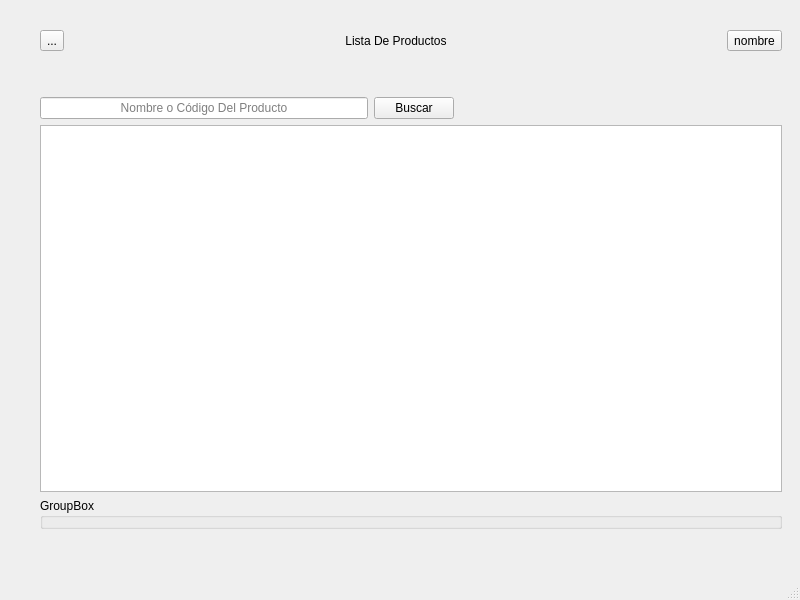
<?xml version="1.0" encoding="UTF-8"?>
<ui version="4.0">
 <class>Inventario</class>
 <widget class="QMainWindow" name="Inventario">
  <property name="geometry">
   <rect>
    <x>0</x>
    <y>0</y>
    <width>800</width>
    <height>600</height>
   </rect>
  </property>
  <property name="windowTitle">
   <string>MainWindow</string>
  </property>
  <widget class="QWidget" name="centralwidget">
   <widget class="QWidget" name="gridLayoutWidget_2">
    <property name="geometry">
     <rect>
      <x>20</x>
      <y>10</y>
      <width>782</width>
      <height>539</height>
     </rect>
    </property>
    <layout class="QGridLayout" name="gridLayout_2">
     <property name="leftMargin">
      <number>20</number>
     </property>
     <property name="topMargin">
      <number>20</number>
     </property>
     <property name="rightMargin">
      <number>20</number>
     </property>
     <property name="bottomMargin">
      <number>20</number>
     </property>
     <item row="1" column="0">
      <widget class="QTableWidget" name="Datos_Clientes">
       <property name="editTriggers">
        <set>QAbstractItemView::EditTrigger::NoEditTriggers</set>
       </property>
       <property name="selectionMode">
        <enum>QAbstractItemView::SelectionMode::SingleSelection</enum>
       </property>
       <property name="selectionBehavior">
        <enum>QAbstractItemView::SelectionBehavior::SelectRows</enum>
       </property>
      </widget>
     </item>
     <item row="0" column="0">
      <layout class="QGridLayout" name="Barra_Superior">
       <item row="3" column="0">
        <layout class="QHBoxLayout" name="horizontalLayout_4">
         <item>
          <layout class="QHBoxLayout" name="horizontalLayout_2">
           <item>
            <layout class="QHBoxLayout" name="horizontalLayout">
             <item>
              <widget class="QLineEdit" name="lineEdit">
               <property name="alignment">
                <set>Qt::AlignmentFlag::AlignCenter</set>
               </property>
               <property name="placeholderText">
                <string>Nombre o Código Del Producto</string>
               </property>
              </widget>
             </item>
            </layout>
           </item>
           <item>
            <widget class="QPushButton" name="pushButton">
             <property name="text">
              <string>Buscar</string>
             </property>
            </widget>
           </item>
           <item>
            <spacer name="horizontalSpacer_2">
             <property name="orientation">
              <enum>Qt::Orientation::Horizontal</enum>
             </property>
             <property name="sizeHint" stdset="0">
              <size>
               <width>40</width>
               <height>20</height>
              </size>
             </property>
            </spacer>
           </item>
          </layout>
         </item>
        </layout>
       </item>
       <item row="1" column="0">
        <spacer name="verticalSpacer">
         <property name="orientation">
          <enum>Qt::Orientation::Vertical</enum>
         </property>
         <property name="sizeType">
          <enum>QSizePolicy::Policy::Maximum</enum>
         </property>
         <property name="sizeHint" stdset="0">
          <size>
           <width>20</width>
           <height>40</height>
          </size>
         </property>
        </spacer>
       </item>
       <item row="0" column="0">
        <layout class="QHBoxLayout" name="horizontalLayout_5">
         <item>
          <widget class="QToolButton" name="Regresar">
           <property name="layoutDirection">
            <enum>Qt::LayoutDirection::LeftToRight</enum>
           </property>
           <property name="text">
            <string>...</string>
           </property>
           <property name="icon">
            <iconset theme="QIcon::ThemeIcon::GoPrevious"/>
           </property>
          </widget>
         </item>
         <item>
          <spacer name="horizontalSpacer_3">
           <property name="orientation">
            <enum>Qt::Orientation::Horizontal</enum>
           </property>
           <property name="sizeHint" stdset="0">
            <size>
             <width>40</width>
             <height>20</height>
            </size>
           </property>
          </spacer>
         </item>
         <item>
          <widget class="QLabel" name="Titulo">
           <property name="text">
            <string>Lista De Productos</string>
           </property>
           <property name="alignment">
            <set>Qt::AlignmentFlag::AlignCenter</set>
           </property>
          </widget>
         </item>
         <item>
          <spacer name="horizontalSpacer">
           <property name="orientation">
            <enum>Qt::Orientation::Horizontal</enum>
           </property>
           <property name="sizeHint" stdset="0">
            <size>
             <width>40</width>
             <height>20</height>
            </size>
           </property>
          </spacer>
         </item>
         <item>
          <widget class="QToolButton" name="toolButton_2">
           <property name="text">
            <string>nombre</string>
           </property>
           <property name="icon">
            <iconset theme="QIcon::ThemeIcon::UserAvailable"/>
           </property>
          </widget>
         </item>
        </layout>
       </item>
      </layout>
     </item>
     <item row="2" column="0">
      <widget class="QGroupBox" name="Historial">
       <property name="title">
        <string>GroupBox</string>
       </property>
      </widget>
     </item>
    </layout>
   </widget>
  </widget>
  <widget class="QMenuBar" name="menubar">
   <property name="geometry">
    <rect>
     <x>0</x>
     <y>0</y>
     <width>800</width>
     <height>22</height>
    </rect>
   </property>
  </widget>
  <widget class="QStatusBar" name="statusbar"/>
 </widget>
 <resources/>
 <connections/>
</ui>
